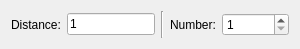
<?xml version="1.0" encoding="UTF-8"?>
<ui version="4.0">
 <class>LineParallel</class>
 <widget class="QWidget" name="LineParallel">
  <property name="geometry">
   <rect>
    <x>0</x>
    <y>0</y>
    <width>300</width>
    <height>49</height>
   </rect>
  </property>
  <layout class="QHBoxLayout">
   <item>
    <widget class="QLabel" name="label">
     <property name="text">
      <string>Distance:</string>
     </property>
     <property name="buddy">
      <cstring>Distance</cstring>
     </property>
     <property name="Shortcut" stdset="0">
      <string>,D</string>
     </property>
    </widget>
   </item>
   <item>
    <widget class="RMathLineEdit" name="Distance">
     <property name="text">
      <string notr="true">1</string>
     </property>
     <property name="angle" stdset="0">
      <bool>false</bool>
     </property>
     <property name="defaultUnit" stdset="0">
      <number>0</number>
     </property>
    </widget>
   </item>
   <item>
    <widget class="Line" name="line">
     <property name="orientation">
      <enum>Qt::Vertical</enum>
     </property>
    </widget>
   </item>
   <item>
    <widget class="QLabel" name="label_2">
     <property name="text">
      <string>Number:</string>
     </property>
     <property name="buddy">
      <cstring>Number</cstring>
     </property>
     <property name="Shortcut" stdset="0">
      <string>,N</string>
     </property>
    </widget>
   </item>
   <item>
    <widget class="QSpinBox" name="Number">
     <property name="minimum">
      <number>1</number>
     </property>
     <property name="maximum">
      <number>1000000</number>
     </property>
    </widget>
   </item>
  </layout>
 </widget>
 <customwidgets>
  <customwidget>
   <class>RMathLineEdit</class>
   <extends>QLineEdit</extends>
   <header>RMathLineEdit.h</header>
  </customwidget>
 </customwidgets>
 <resources/>
 <connections/>
</ui>
